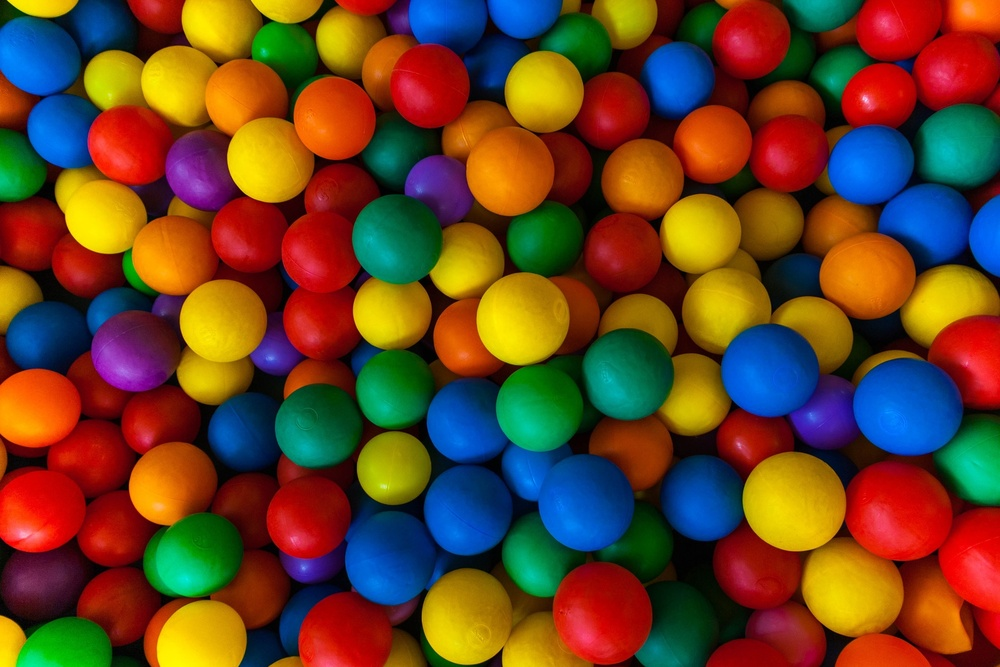
#> input picture detector/1.jpg, 1000 x 667 px, shrunk from 2160 x 1440 before the run, given in place of video_sombraOK.avi, which was not available
$ python detector_coloresYCrCb.py
#> lines starting #> are read from the running program, lines starting #| are printed output that depends on the picture; after the words box and inside, x2 and y2 are one past the last pixel; in counts of white or black regions, pixels touching at a corner belong together; pictures that were not available may be replaced by others from this repository, and a replacement may not be noted
import cv2
import numpy as np

archivoVid = "video_sombraOK.avi"
archivoCam = "fotos/imagen1.jpg"

def nothing(x):
    pass

cv2.namedWindow('Parametros')

# HSL = Hue, Saturation, Lightness

cv2.namedWindow('Parametros')
cv2.createTrackbar('Y Min', 'Parametros', 110, 255, lambda x: None)
cv2.createTrackbar('Y Max', 'Parametros', 185, 255, lambda x: None)

cv2.createTrackbar('Cr Min', 'Parametros', 0, 255, lambda x: None)
cv2.createTrackbar('Cr Max', 'Parametros', 175, 255, lambda x: None)

cv2.createTrackbar('Cb Min', 'Parametros', 110, 255, lambda x: None)
cv2.createTrackbar('Cb Max', 'Parametros', 140, 255, lambda x: None)

cv2.createTrackbar('Kernel X', 'Parametros', 6, 30, lambda x: None)
cv2.createTrackbar('Kernel Y', 'Parametros', 6, 30, lambda x: None)


cap = cv2.VideoCapture(archivoVid)

paused = False

while (1):
    if not paused:
        ret, frame = cap.read()
#> frame is the input picture: shape (667, 1000, 3); mean B, G, R 38.1, 67.7, 104.6
        if not ret:
            break


        ycrcb = cv2.cvtColor(frame, cv2.COLOR_BGR2YCrCb)
#> ycrcb: shape (667, 1000, 3); mean of channels 0, 1, 2 75.4, 148.8, 107

        YMin = cv2.getTrackbarPos('Y Min', 'Parametros')
        YMax = cv2.getTrackbarPos('Y Max', 'Parametros')
        CrMin = cv2.getTrackbarPos('Cr Min', 'Parametros')
        CrMax = cv2.getTrackbarPos('Cr Max', 'Parametros')
        CbMin = cv2.getTrackbarPos('Cb Min', 'Parametros')
        CbMax = cv2.getTrackbarPos('Cb Max', 'Parametros')
        kX = cv2.getTrackbarPos('Kernel X', 'Parametros')
        kY = cv2.getTrackbarPos('Kernel Y', 'Parametros')

        color_oscuro = np.array([YMin, CrMin, CbMin])
        color_claro = np.array([YMax, CrMax, CbMax])

        mask = cv2.inRange(ycrcb, color_oscuro, color_claro)
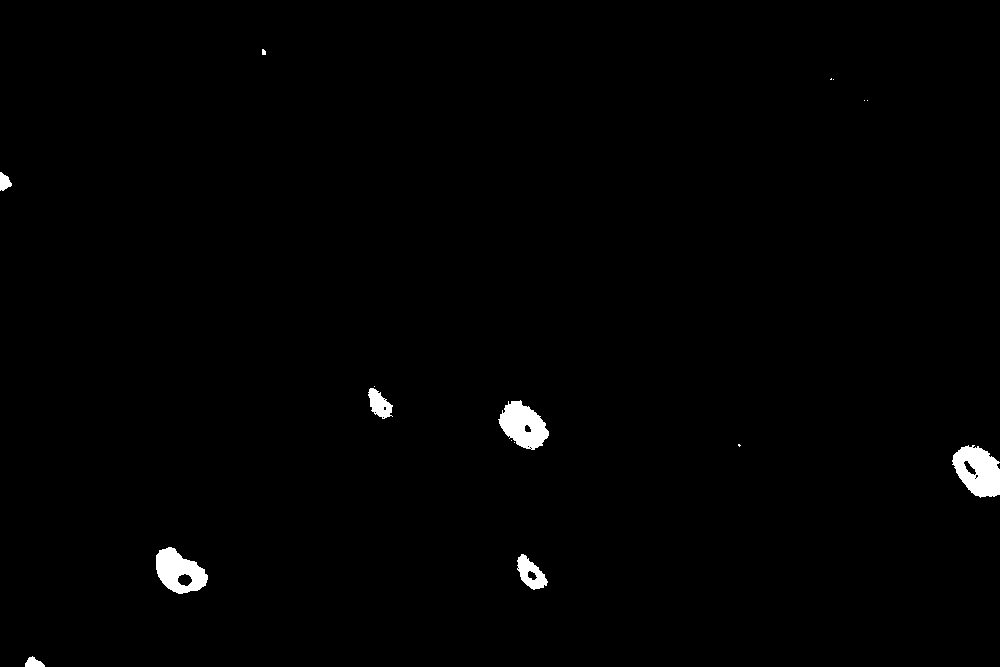
#> mask: shape (667, 1000); 0.93% white; 16 white regions (8 under 20 px), largest, box (x1, y1, x2, y2) and area: (952, 445, 1000, 498) 1744, (498, 400, 549, 450) 1567, (156, 547, 208, 594) 1504

        kernel = np.ones((kX, kY), np.uint8)
        mask = cv2.morphologyEx(mask, cv2.MORPH_OPEN, kernel)
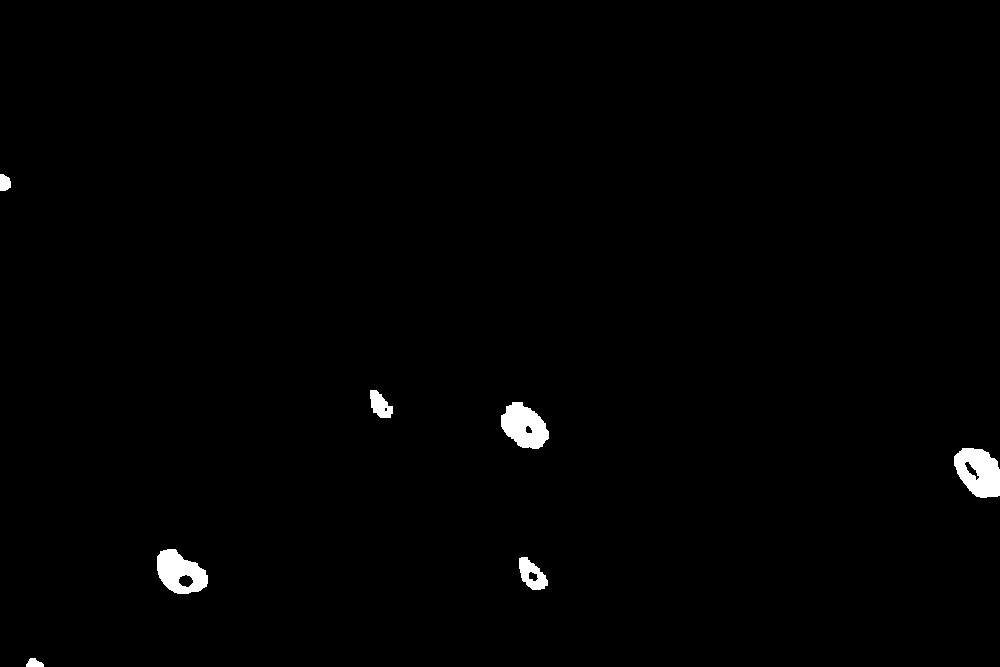
#> mask: shape (667, 1000); 0.89% white; 7 white regions, largest, box (x1, y1, x2, y2) and area: (954, 448, 1000, 498) 1679, (501, 402, 549, 449) 1519, (157, 549, 208, 594) 1490
        mask = cv2.morphologyEx(mask, cv2.MORPH_CLOSE, kernel)
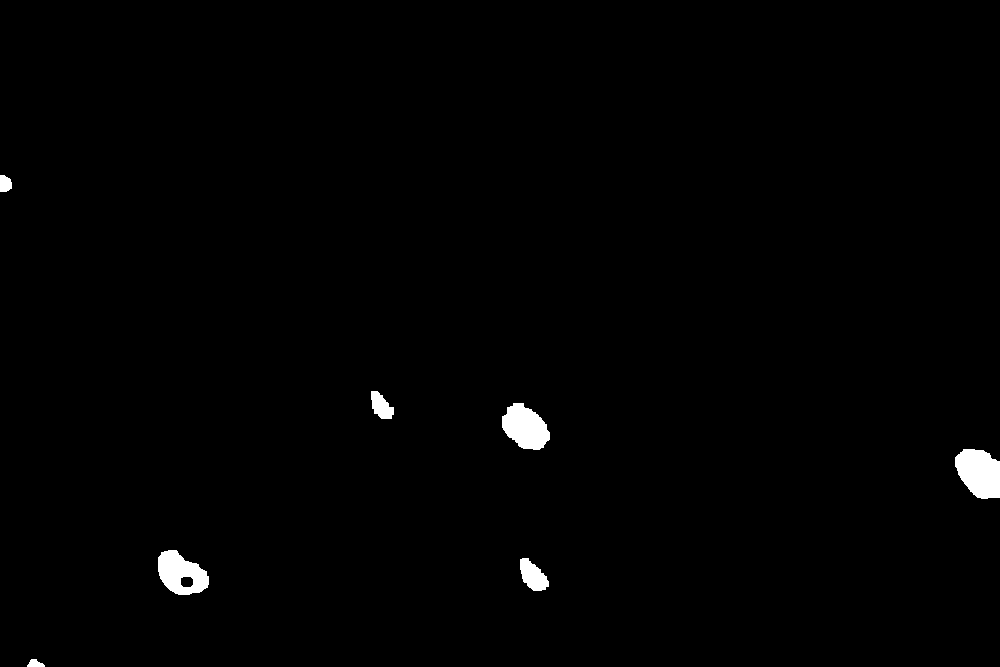
#> mask: shape (667, 1000); 0.91% white; 7 white regions

        contornos, _ = cv2.findContours(mask, cv2.RETR_TREE, cv2.CHAIN_APPROX_SIMPLE)
#> contornos = 8 contours; box (x1, y1, x2, y2) and area: (955, 449, 1000, 499) 1670, (158, 550, 209, 595) 1539, (502, 403, 550, 450) 1480, (520, 558, 549, 591) 560, (371, 391, 394, 419) 376, (0, 175, 12, 192) 148, (180, 576, 194, 588) 126, (27, 659, 45, 667) 78
        cv2.drawContours(frame, contornos, -1, (0, 0, 0), 2)
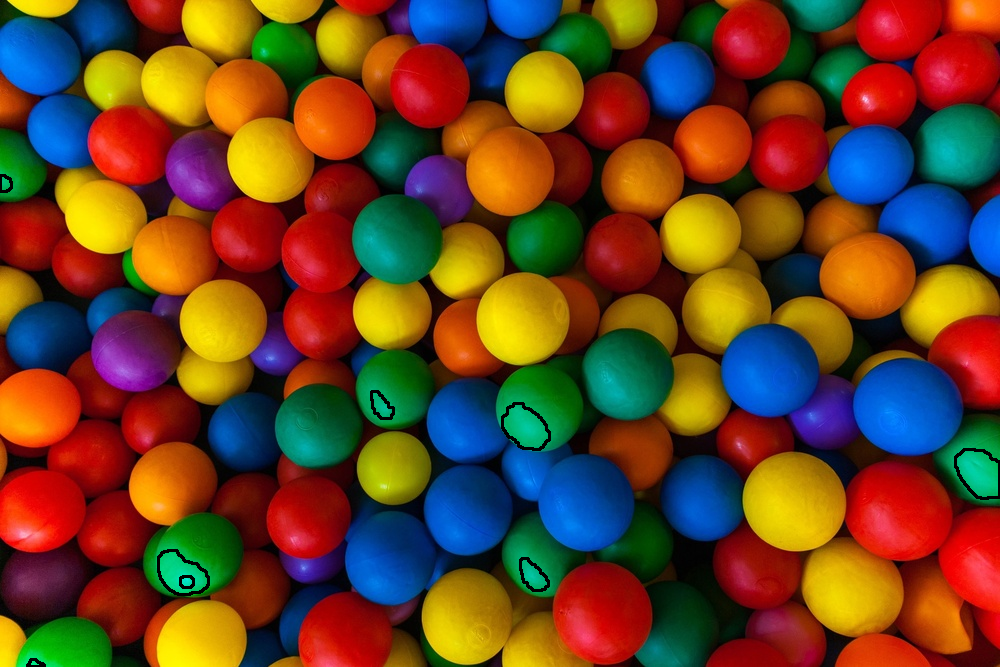
#> frame: shape (667, 1000, 3); 0.37% of pixels changed, all inside (x1, y1, x2, y2) = (0, 174, 1000, 667)

        cv2.imshow('frame', frame)
        cv2.imshow('mask', mask)

    k = cv2.waitKey(50) & 0xFF
#> (key Esc is pressed here)
    if k == 27:  # Tecla 'Esc' para salir
        break
    elif k == ord('p'):  # Tecla 'p' para pausar/reanudar
        paused = not paused

cap.release()
cv2.destroyAllWindows()
